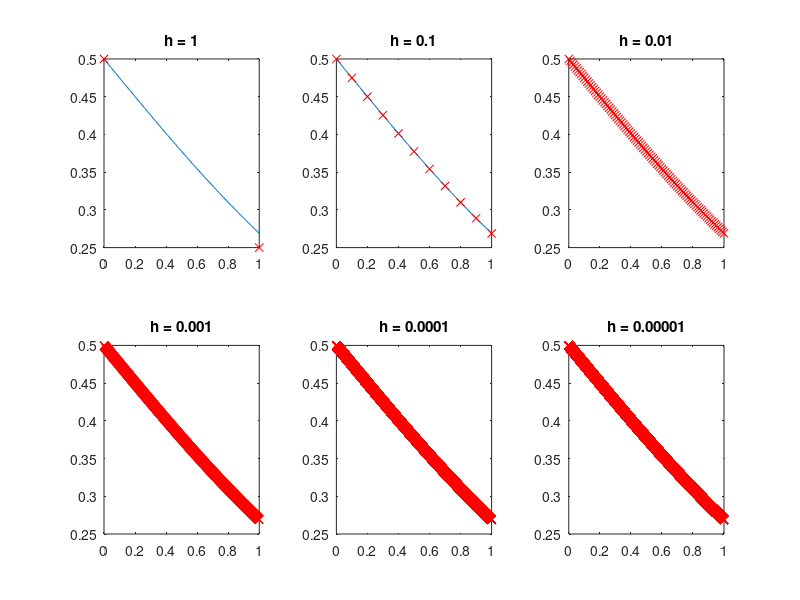
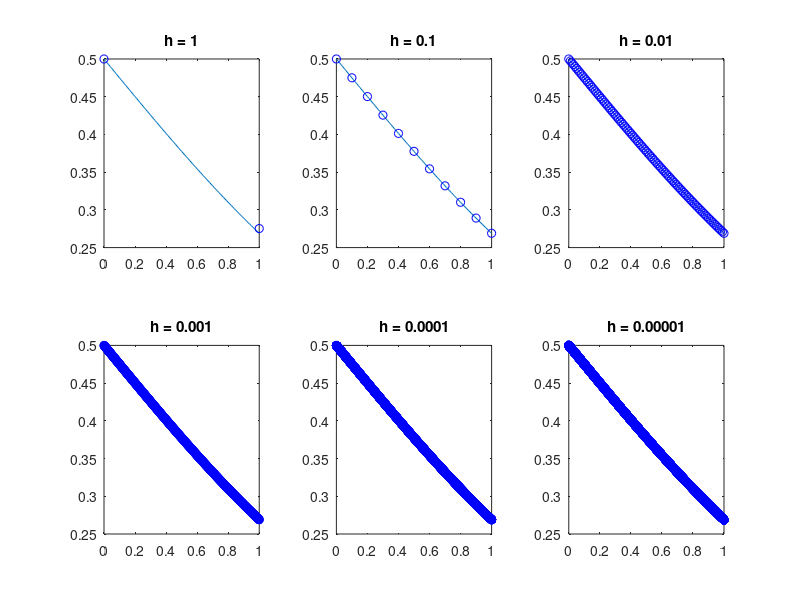
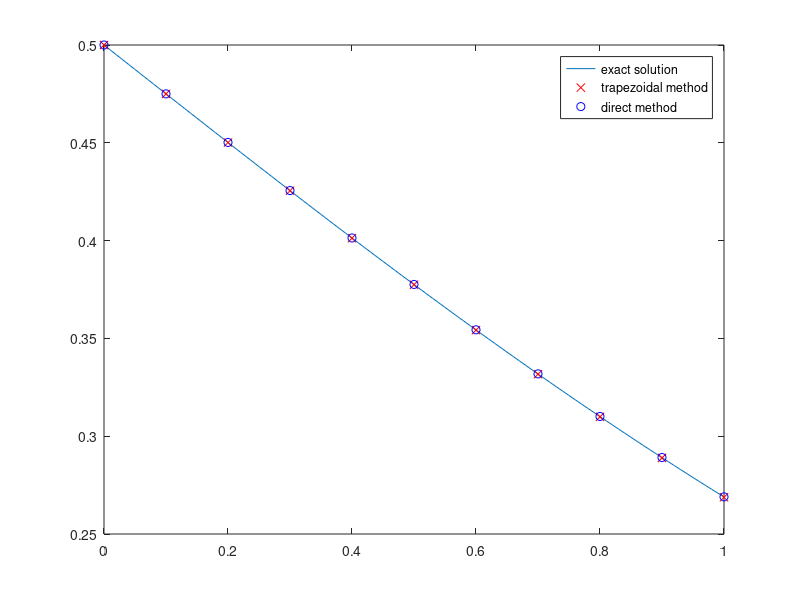

Here is the MATLAB script that generated these plots, in order:
%% 10/10/21
%problem is y'+y(1-y) = 0, y(0) = 1/2
%f = y^2 - y
%Exact solution is y = 1/(1+e^t)

clear all
close all
dt = 0.01;
t_exact = 0:dt:1; %t values for exact solution
Exact_y = 1./(1+exp(t_exact)); %exact solution
figure(1)
plot(t_exact,Exact_y);
hold on

%% Linearized Trapezoidal method ***PLOTTED IN RED***
%Trapezoidal method: y(n+1) = y(n) + h/2*(f(n+1) + f(n))
%Linearization: f(y(n+1),t(n+1) == f(y(n),t(n+1)) + (y(n+1) - y(n))*delf/dely

dt = 1; %t increment
y_approx_a1(1) = 1/2; %initial condition of y(0) = 1/2
t1 = 0:dt:1; %set t values
    for j = 2:length(t1); %loop over values of t
        y_approx_a1(j) = (y_approx_a1(j-1)*(1-dt/2))./(1 - dt*y_approx_a1(j-1) + dt/2);
    end

dt = 0.1;    
y_approx_a2(1) = 1/2;
t2 = 0:dt:1;
    for j = 2:length(t2);
        y_approx_a2(j) = (y_approx_a2(j-1)*(1-dt/2))./(1 - dt*y_approx_a2(j-1) + dt/2);
    end

dt = 0.01;    
y_approx_a3(1) = 1/2;
t3 = 0:dt:1;
    for j = 2:length(t3);
        y_approx_a3(j) = (y_approx_a3(j-1)*(1-dt/2))./(1 - dt*y_approx_a3(j-1) + dt/2);
    end
    
dt = 0.001;    
y_approx_a4(1) = 1/2;
t4 = 0:dt:1;
    for j = 2:length(t4);
        y_approx_a4(j) = (y_approx_a4(j-1)*(1-dt/2))./(1 - dt*y_approx_a4(j-1) + dt/2);
    end
    
    
dt = 0.0001;    
y_approx_a5(1) = 1/2;
t5 = 0:dt:1;
    for j = 2:length(t5);
        y_approx_a5(j) = (y_approx_a5(j-1)*(1-dt/2))./(1 - dt*y_approx_a5(j-1) + dt/2);
    end
    
dt = 0.00001;    
y_approx_a6(1) = 1/2;
t6 = 0:dt:1;
    for j = 2:length(t6);
        y_approx_a6(j) = (y_approx_a6(j-1)*(1-dt/2))./(1 - dt*y_approx_a6(j-1) + dt/2);
    end
    
%plotting
subplot(2,3,1)
plot(t_exact,Exact_y);
hold on
title('h = 1')
plot(t1,y_approx_a1, 'r x')

subplot(2,3,2)
plot(t_exact,Exact_y);
hold on
title('h = 0.1')
plot(t2,y_approx_a2, 'r x')

subplot(2,3,3)
plot(t_exact,Exact_y);
hold on
title('h = 0.01')
plot(t3,y_approx_a3, 'r x')
    
subplot(2,3,4)
plot(t_exact,Exact_y);
hold on
title('h = 0.001')
plot(t4,y_approx_a4, 'r x')

subplot(2,3,5)
plot(t_exact,Exact_y);
hold on
title('h = 0.0001')
plot(t5,y_approx_a5, 'r x')

subplot(2,3,6)
plot(t_exact,Exact_y);
hold on
title('h = 0.00001')
plot(t6,y_approx_a6, 'r x')
    
%% Direct Trapezoidal Method ***PLOTTED IN BLUE***
%Scheme is found d, directly by solving quadratic formula, otherwise same as before
dt = 1;    
y_approx_b1(1) = 1/2;
t1 = 0:dt:1;
    for j = 2:length(t1);
        y_approx_b1(j) = ((1+dt/2) - sqrt((1+dt/2)^2 - 4*(dt/2)*(y_approx_b1(j-1) - dt/2*y_approx_b1(j-1)*(1-y_approx_b1(j-1)))))/dt;
    end
    
dt = 0.1;    
y_approx_b2(1) = 1/2;
t2 = 0:dt:1;
    for j = 2:length(t2);
        y_approx_b2(j) = ((1+dt/2) - sqrt((1+dt/2)^2 - 4*(dt/2)*(y_approx_b2(j-1) - dt/2*y_approx_b2(j-1)*(1-y_approx_b2(j-1)))))/dt;
    end
    
dt = 0.01;    
y_approx_b3(1) = 1/2;
t3 = 0:dt:1;
    for j = 2:length(t3);
        y_approx_b3(j) = ((1+dt/2) - sqrt((1+dt/2)^2 - 4*(dt/2)*(y_approx_b3(j-1) - dt/2*y_approx_b3(j-1)*(1-y_approx_b3(j-1)))))/dt;
    end
    
dt = 0.001;    
y_approx_b4(1) = 1/2;
t4 = 0:dt:1;
    for j = 2:length(t4);
        y_approx_b4(j) = ((1+dt/2) - sqrt((1+dt/2)^2 - 4*(dt/2)*(y_approx_b4(j-1) - dt/2*y_approx_b4(j-1)*(1-y_approx_b4(j-1)))))/dt;
    end
    
dt = 0.0001;    
y_approx_b5(1) = 1/2;
t5 = 0:dt:1;
    for j = 2:length(t5);
        y_approx_b5(j) = ((1+dt/2) - sqrt((1+dt/2)^2 - 4*(dt/2)*(y_approx_b5(j-1) - dt/2*y_approx_b5(j-1)*(1-y_approx_b5(j-1)))))/dt;
    end
    
dt = 0.00001;    
y_approx_b6(1) = 1/2;
t6 = 0:dt:1;
    for j = 2:length(t6);
        y_approx_b6(j) = ((1+dt/2) - sqrt((1+dt/2)^2 - 4*(dt/2)*(y_approx_b6(j-1) - dt/2*y_approx_b6(j-1)*(1-y_approx_b6(j-1)))))/dt;
    end
    
%plotting
figure(2)
subplot(2,3,1)
plot(t_exact,Exact_y);
hold on
title('h = 1')
plot(t1,y_approx_b1, 'b o')

subplot(2,3,2)
plot(t_exact,Exact_y);
hold on
title('h = 0.1')
plot(t2,y_approx_b2, 'b o')

subplot(2,3,3)
plot(t_exact,Exact_y);
hold on
title('h = 0.01')
plot(t3,y_approx_b3, 'b o')

subplot(2,3,4)
plot(t_exact,Exact_y);
hold on
title('h = 0.001')
plot(t4,y_approx_b4, 'b o')

subplot(2,3,5)
plot(t_exact,Exact_y);
hold on
title('h = 0.0001')
plot(t5,y_approx_b5, 'b o')

subplot(2,3,6)
plot(t_exact,Exact_y);
hold on
title('h = 0.00001')
plot(t6,y_approx_b6, 'b o')

figure(3)
plot(t_exact,Exact_y)
hold on
plot(t2, y_approx_a2, 'r x')
plot(t2, y_approx_b2, 'b o')
legend('exact solution','trapezoidal method','direct method')


